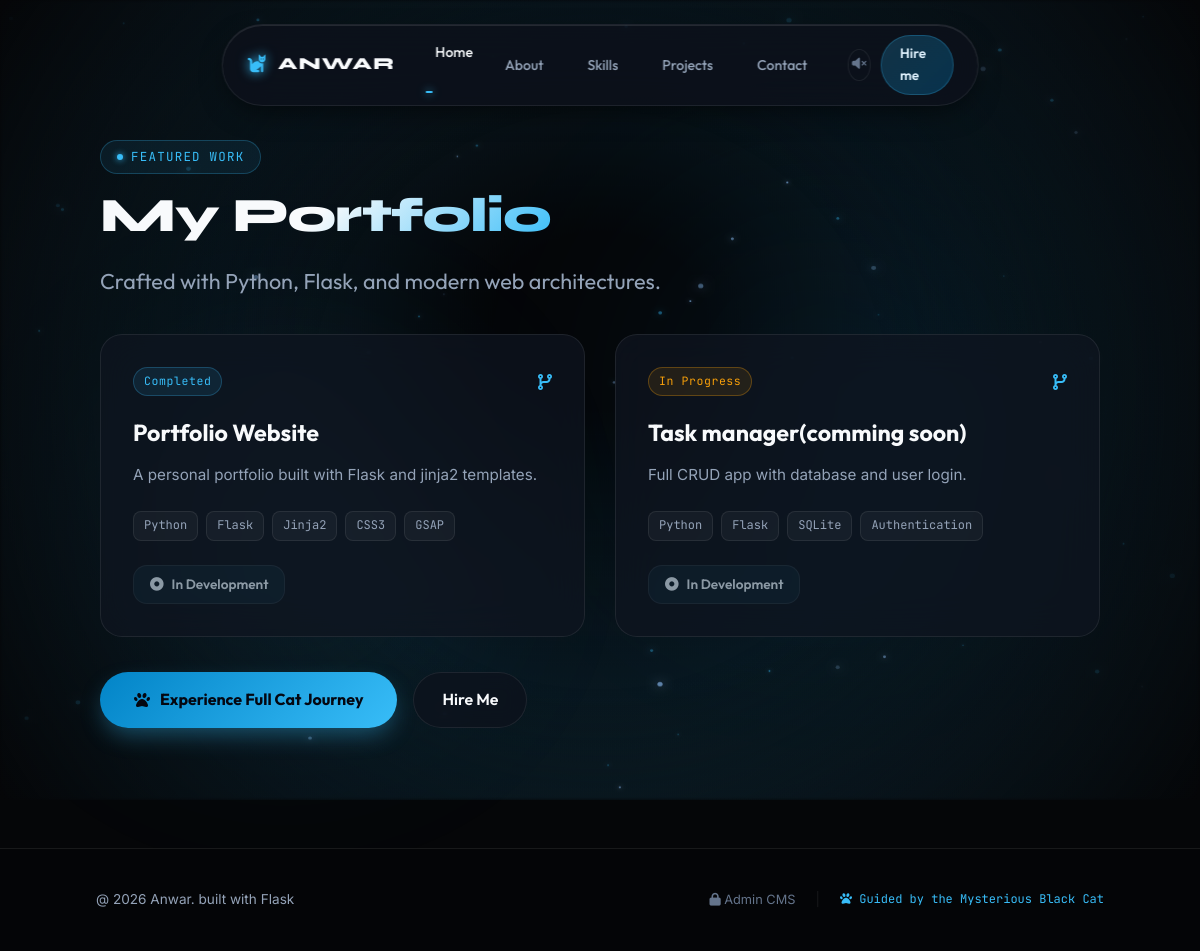
The app's page /projects with its own data.
### tables this page shows
CREATE TABLE projects (
        project_id INTEGER PRIMARY KEY AUTOINCREMENT,
        title TEXT NOT NULL,
        description TEXT NOT NULL,
        technologies TEXT,
        image_url TEXT,
        github_url TEXT,
        live_url TEXT,
        status TEXT DEFAULT 'Completed',
        display_order INTEGER DEFAULT 0
    );

### app.py (the view)
@app.route("/projects")
def projects():
    data = database.get_portfolio_data()
    return render_template("projects.html", **data)

### database.py (called while the page is built)
def get_db_connection():
    conn = sqlite3.connect(DB_PATH)
    conn.row_factory = sqlite3.Row
    return conn

### templates/projects.html (shortened to what this page needs)
{% extends "base.html" %}
{% block content %}
<div class="cinematic-chapter" style="padding-top: 140px; min-height: 80vh;">
    <div class="chapter-content-wrapper" style="max-width: 1000px;">
        <div class="cinematic-badge">
            <span class="cinematic-badge-dot"></span>
            <span>Featured Work</span>
        </div>
        <h1 class="cinematic-title" style="font-size: 3rem;">My <span>Portfolio</span></h1>
        <p class="cinematic-subtitle">
            Crafted with Python, Flask, and modern web architectures.
        </p>
        <div class="projects-grid" style="margin-bottom: 35px;">
            {% for project in projects %}
            <div class="cinematic-project-card">
                <div>
                    <div class="project-card-header">
                        <span class="project-status-badge {% if 'progress' in project.status.lower() or 'soon' in project.title.lower() %}progress{% endif %}">
                            {{ project.status or 'Completed' }}
                        </span>
                        <i class="fa-solid fa-code-branch" style="color: var(--accent-cyan);"></i>
                    </div>
                    <h3 class="project-title">{{ project.title }}</h3>
                    <p class="project-description">{{ project.description }}</p>
                </div>
                <div>
                    <div class="project-tags">
                        {% for tech in project.technologies.split(',') %}
                        <span class="tech-pill">{{ tech.strip() }}</span>
                        {% endfor %}
                    </div>
                    <div class="project-actions">
                        {% if project.live_url and project.live_url != '#' %}
                        <a href="{{ project.live_url }}" target="_blank" class="project-btn" style="background: var(--accent-cyan); color: #040810;">
                            <i class="fa-solid fa-arrow-up-right-from-square"></i> Demo
                        </a>
                        {% else %}
                        <span class="project-btn" style="opacity: 0.6; cursor: default;">
                            <i class="fa-solid fa-circle-dot"></i> In Development
                        </span>
                        {% endif %}
                    </div>
                </div>
            </div>
            {% endfor %}
        </div>
        <div style="display: flex; gap: 16px; flex-wrap: wrap;">
            <a href="{{ url_for('home') }}#projects" class="btn-cinematic-primary">
                <i class="fa-solid fa-paw"></i>
                <span>Experience Full Cat Journey</span>
            </a>
            <a href="{{ url_for('contact') }}" class="btn-cinematic-secondary">
                <span>Hire Me</span>
            </a>
        </div>
    </div>
</div>
{% endblock %}

### static/css/style.css (style rules this page uses)
body { margin: 0px; padding: 0px; }

### records on screen
projects: status "Completed", title "Portfolio Website", description "A personal portfolio built with Flask and jinja2 templates.", strip "Python" "Flask" "Jinja2" "CSS3" "GSAP", live_url "#" (drawn)
projects: status "In Progress", title "Task manager(comming soon)", description "Full CRUD app with database and user login.", strip "Python" "Flask" "SQLite" "Authentication", live_url "#" (drawn)
